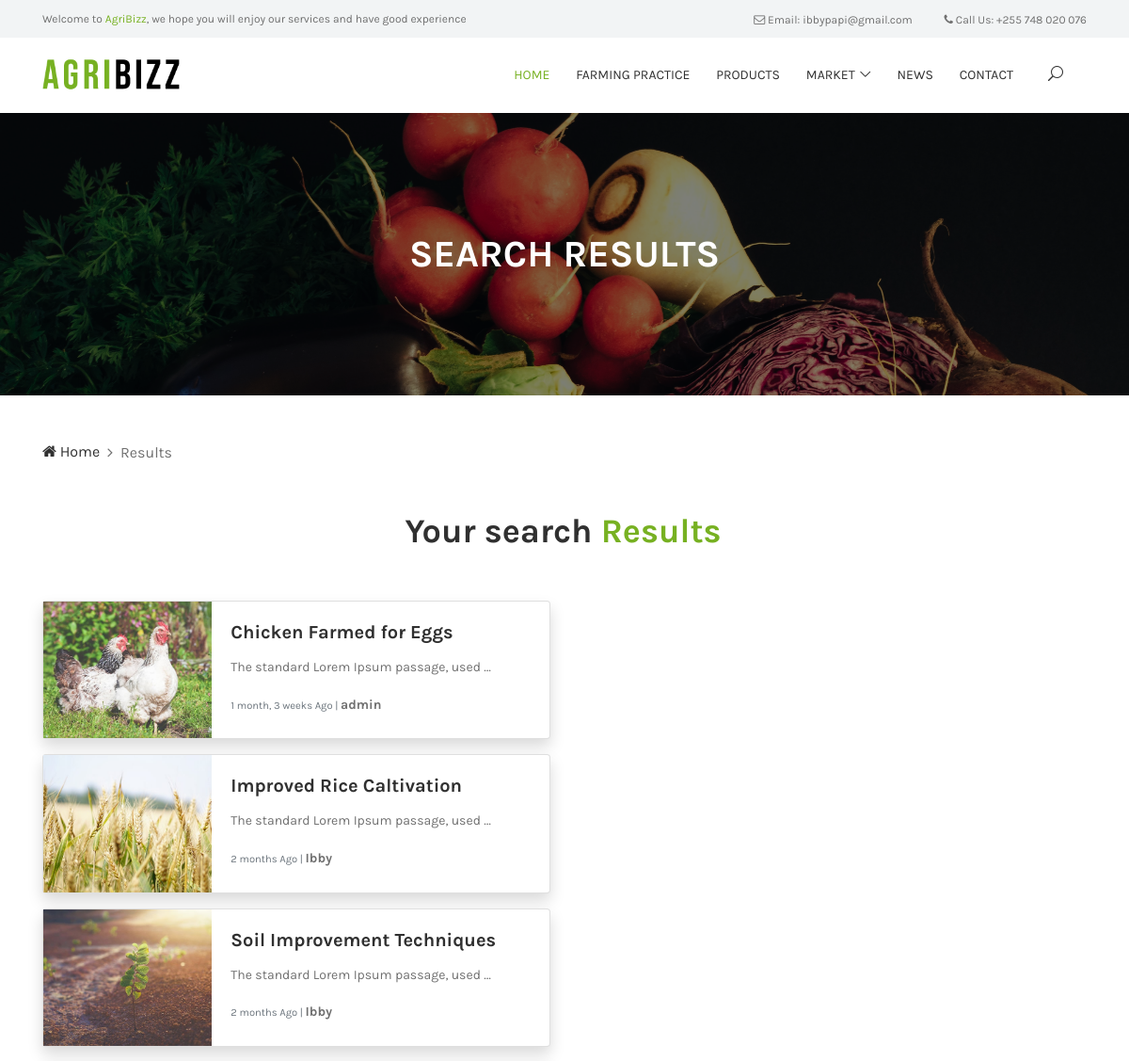
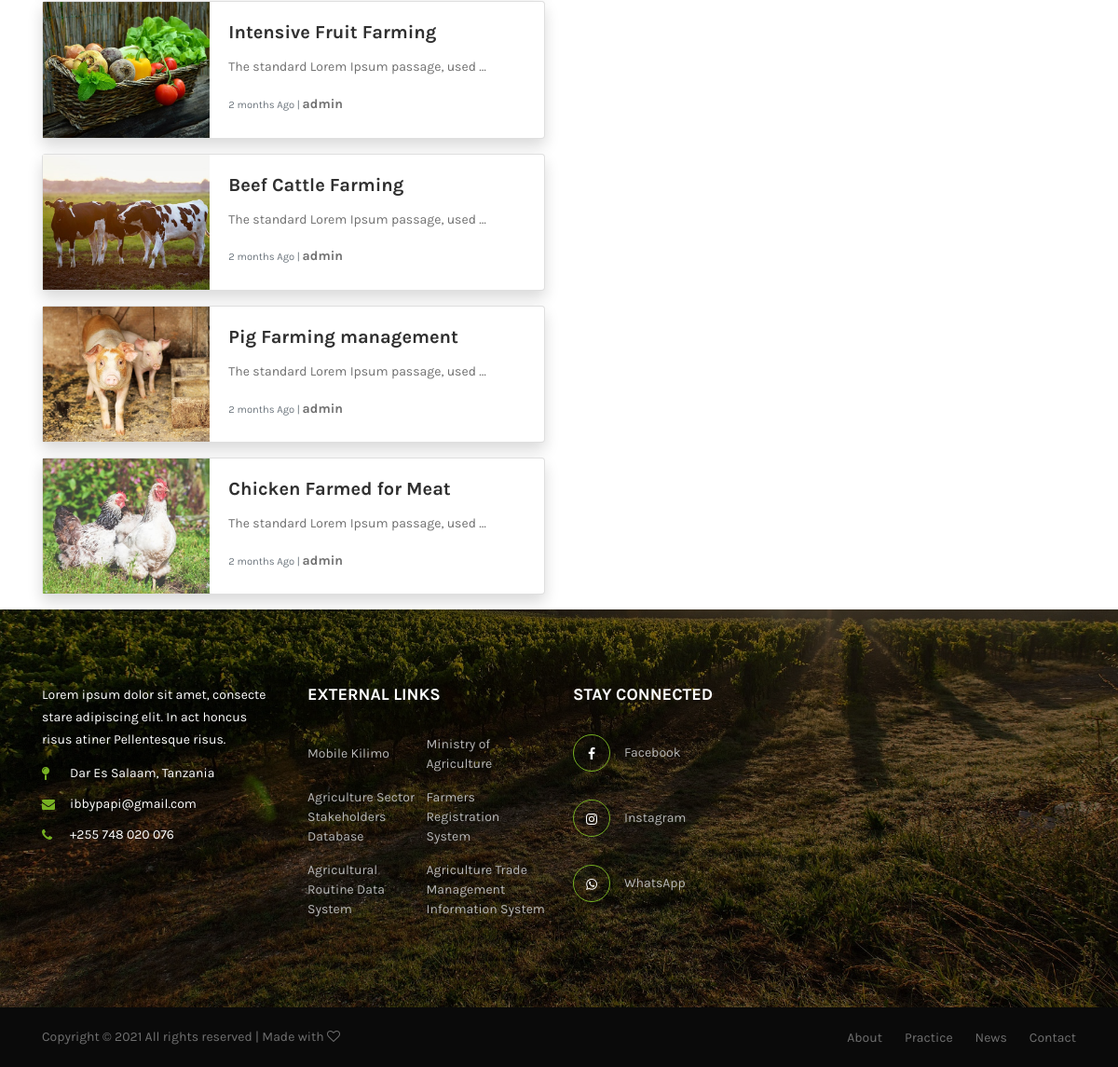
Screenshot of /search with the database file from the repository (2 pictures, top to bottom).
### blog/models.py (models this page shows, shortened)
class BlogPost (models.Model):
    STATUS_CHOICE = (('draft', 'Draft'), ('published', 'Published'),)
    author = models.ForeignKey(
        Author, on_delete=models.CASCADE, related_name='blog_posts')
    title = models.CharField(max_length=200,)
    overview = models.CharField(max_length=150, default='', blank=True)
    slug = models.SlugField(null=True, unique=True)
    categories = models.ManyToManyField(Category)
    thumbnail = models.ImageField(upload_to=upload_location, null=True, blank=True)
    icon = ImageField(upload_to=upload_location, null=True, blank=True)
    content = HTMLField()
    publish = models.DateTimeField(default=timezone.now)
    date_created = models.DateTimeField(
        auto_now_add=True, verbose_name="date_published")
    date_updated = models.DateTimeField(
        auto_now=True, verbose_name="date_updated")
    status = models.CharField(
        max_length=10, choices=STATUS_CHOICE, default='draft')
    featured = models.BooleanField()
    class Meta:
        ordering = ('-publish',)

class Author(models.Model):
    user = models.OneToOneField(User, on_delete=models.CASCADE)
    profile_pic = models.ImageField()
    def __str__(self):
        return self.user.username

### mainApp/views.py (the view)
# urls.py: path('search', views.search_page, name='search'),
def search_page(request):
    queryset = BlogPost.objects.all()
    query = request.GET.get('q')
    if query:
        queryset = queryset.filter(
            Q(title__icontains=query) |
            Q(overview__icontains=query)
        ).distinct()
    context = {
        'queryset': queryset
    }
    return render(request, 'search.html', context)

### templates/search.html
{% extends 'base.html' %}
{% block content %}
{% load static %}
    <div class="breadcrumb-area bg-img bg-overlay jarallax" style="background-image: url({% static 'img/bg-img/breadcrumb.jpg' %});">
        <div class="container h-100">
            <div class="row h-100 align-items-center">
                <div class="col-12">
                    <div class="breadcrumb-text">
                        <h2>Search Results</h2>
                    </div>
                </div>
            </div>
        </div>
    </div>
    <div class="famie-breadcrumb">
        <div class="container">
            <nav aria-label="breadcrumb">
                <ol class="breadcrumb">
                    <li class="breadcrumb-item"><a href="/"><i class="fa fa-home"></i> Home</a></li>
                    <li class="breadcrumb-item active" aria-current="page">Results</li>
                </ol>
            </nav>
        </div>
    </div>
<section>
    <div class="container">
        <div class="section-heading text-center">
            <h2>Your search <span>Results</spamn></h2>
        </div>
            {% for result in queryset %}
            <div class="card mb-3 shadow" style="max-width: 540px;">
              <div class="row no-gutters">
                <div class="col-md-4">
                  <img src="{{ result.thumbnail.url }}" alt="...">
                </div>
                <div class="col-md-8">
                  <div class="card-body">
                    <a href="{% url 'practice_details' result.slug %}"><h5 class="card-title">{{ result.title }}</h5></a>
                    <p class="card-text">{{ result.overview | truncatewords_html:6|safe }}</p>
                    <p class="card-text"><small class="text-muted">{{ result.date_created | timesince }} Ago | <a href="#">{{ result.author }}</a></small></p>
                  </div>
                </div>
              </div>
            </div>
            {% endfor %}
    </div>
</section>
{% endblock content %}

### static/style.css (style rules this page uses)
* { margin: 0; padding: 0; }
body { font-family: "Karla", sans-serif; color: #707070; }
h1, h2, h3, h4, h5, h6 { font-family: "Karla", sans-serif; color: #303030; line-height: 1.3; font-weight: 700; }
p { font-family: "Karla", sans-serif; color: #707070; font-size: 14px; line-height: 1.7; font-weight: 400; }
a, a:focus, a:hover { -webkit-transition-duration: 500ms; -o-transition-duration: 500ms; transition-duration: 500ms; text-decoration: none; outline: 0 solid transparent; color: #707070; font-weight: 700; font-size: 14px; font-family: "Karla", sans-serif; }
img { height: auto; max-width: 100%; }
.bg-img { background-position: center center; background-size: cover; background-repeat: no-repeat; }
.bg-overlay { position: relative; z-index: 2; background-position: center center; background-size: cover; }
.bg-overlay::after { background-color: rgba(0, 0, 0, 0.5); position: absolute; z-index: -1; top: 0; left: 0; width: 100%; height: 100%; content: ""; }
.jarallax { position: relative; z-index: 0; }
.section-heading { position: relative; z-index: 1; margin-bottom: 50px; }
.section-heading h2 { margin-bottom: 10px; font-size: 36px; margin-left: -3px; }
.section-heading h2 span { color: #77b122; }
.breadcrumb-area { position: relative; z-index: 1; width: 100%; height: 300px; }
.breadcrumb-area .breadcrumb-text { position: relative; z-index: 1; text-align: center; }
.breadcrumb-area .breadcrumb-text h2 { color: #ffffff; text-transform: uppercase; margin-bottom: 0; font-size: 40px; }
.famie-breadcrumb { position: relative; z-index: 1; padding-top: 48px; padding-bottom: 48px; }
.famie-breadcrumb .breadcrumb { padding: 0; margin-bottom: 0; background-color: transparent; border-radius: 0; }
.famie-breadcrumb .breadcrumb .breadcrumb-item { color: #707070; font-size: 16px; font-weight: 400; }
.famie-breadcrumb .breadcrumb .breadcrumb-item a { color: #303030; font-size: 16px; font-weight: 400; }
.famie-breadcrumb .breadcrumb-item+.breadcrumb-item::before { content: "\f105"; font-family: "FontAwesome"; color: #707070; }

### static/css/classy-nav.css (style rules this page uses)
body { font-family: "Roboto", sans-serif; }
img { height: auto; max-width: 100%; }
.bg-img { background-position: center center; background-size: cover; background-repeat: no-repeat; }

### rows the page displays
BlogPost: thumbnail (picture), title "Chicken Farmed for Eggs", overview "The standard Lorem Ipsum passage, used …", date_created "1 month, 3 weeks", author "admin"
BlogPost: thumbnail (picture), title "Improved Rice Caltivation", overview "The standard Lorem Ipsum passage, used …", date_created "2 months", author "Ibby"
BlogPost: thumbnail (picture), title "Soil Improvement Techniques", overview "The standard Lorem Ipsum passage, used …", date_created "2 months", author "Ibby"
BlogPost: thumbnail (picture), title "Intensive Fruit Farming", overview "The standard Lorem Ipsum passage, used …", date_created "2 months", author "admin"
BlogPost: thumbnail (picture), title "Beef Cattle Farming", overview "The standard Lorem Ipsum passage, used …", date_created "2 months", author "admin"
BlogPost: thumbnail (picture), title "Pig Farming management", overview "The standard Lorem Ipsum passage, used …", date_created "2 months", author "admin"
BlogPost: thumbnail (picture), title "Chicken Farmed for Meat", overview "The standard Lorem Ipsum passage, used …", date_created "2 months", author "admin"
